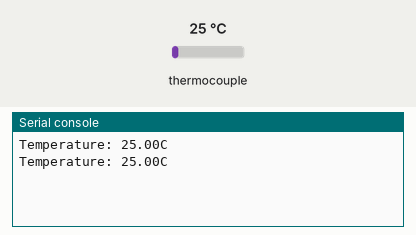
Bench run of a program on a simulated ESP32 board running MicroPython. Parts: the last lines printed to the serial console. Inputs (shaded band) come from the test bench; at power-on: thermocouple 25 °C.

Above: at 1.2 s.
1.3 s: thermocouple set to 6 °C
At 2.6 s:
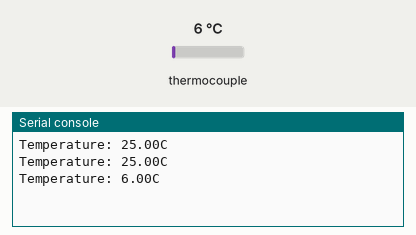
2.8 s: thermocouple set to 75 °C
At 3.8 s:
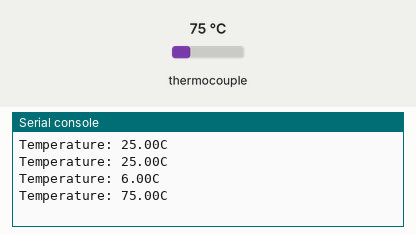
Timing chart, 0 to 5.8 s (numbered marks = the images above; inputs shaded):
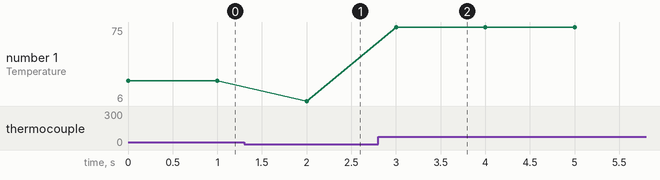

Measured:
- after the input at 1.3 s, the serial console: prints a new line after 0.70 s (image 1)
- after the input at 2.8 s, the serial console: prints a new line after 0.20 s (image 2)
- plotted number 1: 25 → 6 after the input at 1.3 s, 6 → 75 after the input at 2.8 s

The program:

main.py
```python
from machine import Pin, SPI
import time

class MAX6675:
    def __init__(self, spi, cs):
        self.spi = spi
        self.cs = cs

    def read_temp(self):
        self.cs.off()
        time.sleep_us(100)
        data = self.spi.read(2)
        self.cs.on()
        value = (data[0] << 8) | data[1]
        if value & 0x4:
            return None  # open circuit
        temp = ((value >> 3) & 0xfff) * 0.25
        return temp

# setup SPI
spi = SPI(1, baudrate=1000000, polarity=0, phase=0)

# setup chip select
cs = Pin(15, Pin.OUT)
cs.on()

# setup MAX6675
max6675 = MAX6675(spi, cs)

while True:
    temp = max6675.read_temp()
    if temp is not None:
        print('Temperature: {:.2f}C'.format(temp))
    else:
        print('Error: Open circuit')
    time.sleep(1)
```
